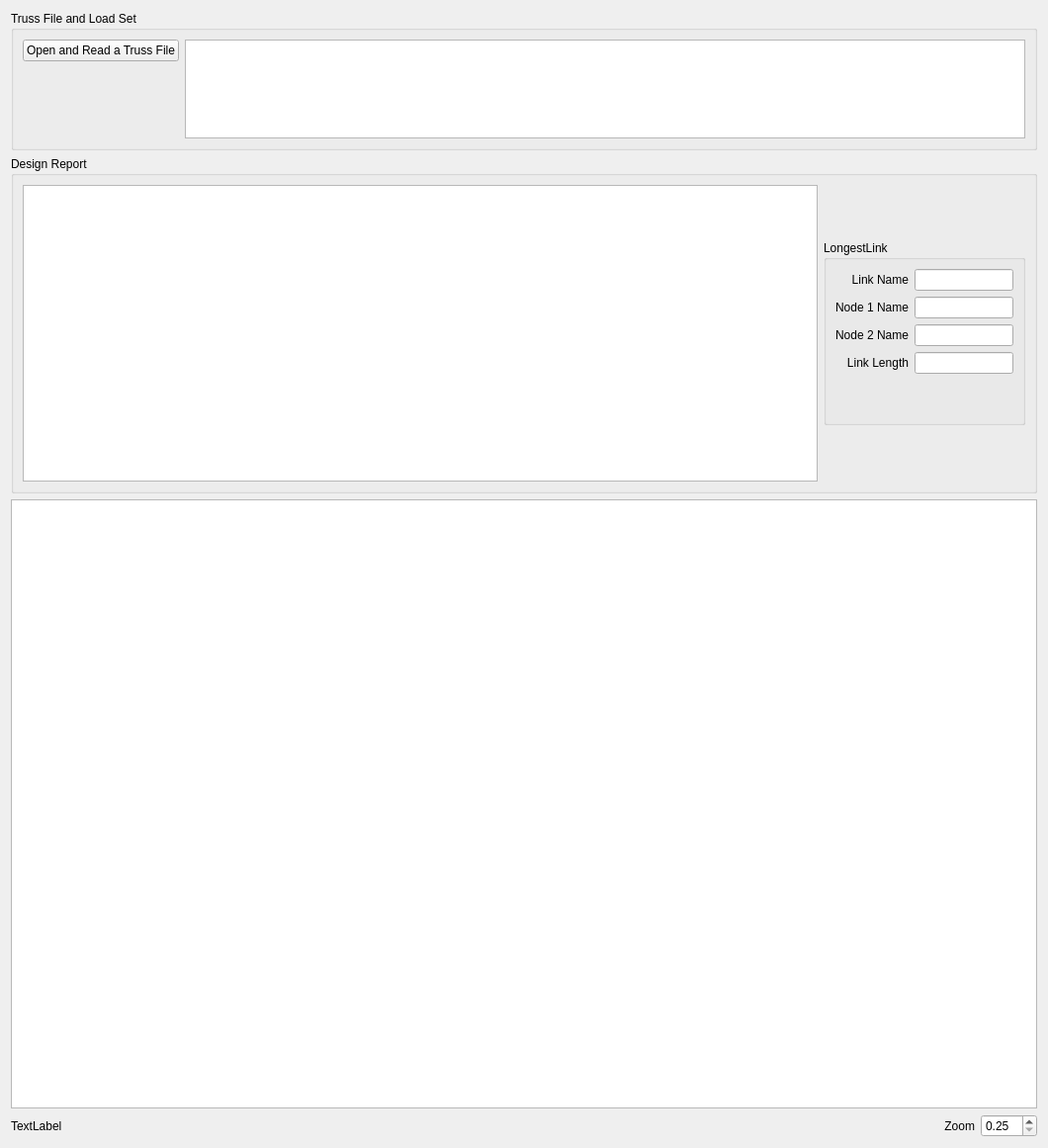
<?xml version="1.0" encoding="UTF-8"?>
<ui version="4.0">
 <class>TrussStructuralDesign</class>
 <widget class="QWidget" name="TrussStructuralDesign">
  <property name="geometry">
   <rect>
    <x>0</x>
    <y>0</y>
    <width>1060</width>
    <height>1161</height>
   </rect>
  </property>
  <property name="windowTitle">
   <string>Form</string>
  </property>
  <layout class="QVBoxLayout" name="verticalLayout">
   <item>
    <widget class="QGroupBox" name="grp_Load">
     <property name="title">
      <string>Truss File and Load Set</string>
     </property>
     <layout class="QHBoxLayout" name="horizontalLayout">
      <item alignment="Qt::AlignTop">
       <widget class="QPushButton" name="btn_Open">
        <property name="sizePolicy">
         <sizepolicy hsizetype="Fixed" vsizetype="Fixed">
          <horstretch>0</horstretch>
          <verstretch>0</verstretch>
         </sizepolicy>
        </property>
        <property name="text">
         <string>Open and Read a Truss File</string>
        </property>
       </widget>
      </item>
      <item>
       <widget class="QTextEdit" name="te_Path">
        <property name="sizePolicy">
         <sizepolicy hsizetype="Preferred" vsizetype="Fixed">
          <horstretch>0</horstretch>
          <verstretch>0</verstretch>
         </sizepolicy>
        </property>
        <property name="minimumSize">
         <size>
          <width>700</width>
          <height>50</height>
         </size>
        </property>
        <property name="maximumSize">
         <size>
          <width>1000</width>
          <height>100</height>
         </size>
        </property>
        <property name="baseSize">
         <size>
          <width>500</width>
          <height>0</height>
         </size>
        </property>
       </widget>
      </item>
     </layout>
    </widget>
   </item>
   <item>
    <widget class="QGroupBox" name="grp_DesignReport">
     <property name="title">
      <string>Design Report</string>
     </property>
     <layout class="QHBoxLayout" name="horizontalLayout_2">
      <item>
       <widget class="QTextEdit" name="te_DesignReport">
        <property name="sizePolicy">
         <sizepolicy hsizetype="MinimumExpanding" vsizetype="Fixed">
          <horstretch>0</horstretch>
          <verstretch>0</verstretch>
         </sizepolicy>
        </property>
        <property name="minimumSize">
         <size>
          <width>300</width>
          <height>300</height>
         </size>
        </property>
        <property name="maximumSize">
         <size>
          <width>1000</width>
          <height>700</height>
         </size>
        </property>
       </widget>
      </item>
      <item>
       <widget class="QGroupBox" name="grp_LongestLink">
        <property name="sizePolicy">
         <sizepolicy hsizetype="Fixed" vsizetype="Fixed">
          <horstretch>0</horstretch>
          <verstretch>0</verstretch>
         </sizepolicy>
        </property>
        <property name="title">
         <string>LongestLink</string>
        </property>
        <layout class="QGridLayout" name="gridLayout">
         <item row="1" column="0" alignment="Qt::AlignRight">
          <widget class="QLabel" name="lbl_Node1Name">
           <property name="sizePolicy">
            <sizepolicy hsizetype="Fixed" vsizetype="Preferred">
             <horstretch>0</horstretch>
             <verstretch>0</verstretch>
            </sizepolicy>
           </property>
           <property name="text">
            <string>Node 1 Name</string>
           </property>
           <property name="alignment">
            <set>Qt::AlignRight|Qt::AlignTrailing|Qt::AlignVCenter</set>
           </property>
          </widget>
         </item>
         <item row="1" column="1">
          <widget class="QLineEdit" name="le_Node1Name">
           <property name="sizePolicy">
            <sizepolicy hsizetype="Fixed" vsizetype="Fixed">
             <horstretch>0</horstretch>
             <verstretch>0</verstretch>
            </sizepolicy>
           </property>
           <property name="minimumSize">
            <size>
             <width>50</width>
             <height>0</height>
            </size>
           </property>
           <property name="maximumSize">
            <size>
             <width>100</width>
             <height>16777215</height>
            </size>
           </property>
          </widget>
         </item>
         <item row="0" column="0" alignment="Qt::AlignRight">
          <widget class="QLabel" name="lbl_LinkName">
           <property name="sizePolicy">
            <sizepolicy hsizetype="Fixed" vsizetype="Preferred">
             <horstretch>0</horstretch>
             <verstretch>0</verstretch>
            </sizepolicy>
           </property>
           <property name="text">
            <string>Link Name</string>
           </property>
           <property name="alignment">
            <set>Qt::AlignRight|Qt::AlignTrailing|Qt::AlignVCenter</set>
           </property>
          </widget>
         </item>
         <item row="3" column="1">
          <widget class="QLineEdit" name="le_LinkLength">
           <property name="sizePolicy">
            <sizepolicy hsizetype="Fixed" vsizetype="Fixed">
             <horstretch>0</horstretch>
             <verstretch>0</verstretch>
            </sizepolicy>
           </property>
           <property name="minimumSize">
            <size>
             <width>50</width>
             <height>0</height>
            </size>
           </property>
           <property name="maximumSize">
            <size>
             <width>100</width>
             <height>16777215</height>
            </size>
           </property>
          </widget>
         </item>
         <item row="3" column="0" alignment="Qt::AlignRight">
          <widget class="QLabel" name="lbl_LinkLength">
           <property name="sizePolicy">
            <sizepolicy hsizetype="Fixed" vsizetype="Preferred">
             <horstretch>0</horstretch>
             <verstretch>0</verstretch>
            </sizepolicy>
           </property>
           <property name="text">
            <string>Link Length</string>
           </property>
           <property name="alignment">
            <set>Qt::AlignRight|Qt::AlignTrailing|Qt::AlignVCenter</set>
           </property>
          </widget>
         </item>
         <item row="2" column="1">
          <widget class="QLineEdit" name="le_Node2Name">
           <property name="sizePolicy">
            <sizepolicy hsizetype="Fixed" vsizetype="Fixed">
             <horstretch>0</horstretch>
             <verstretch>0</verstretch>
            </sizepolicy>
           </property>
           <property name="minimumSize">
            <size>
             <width>50</width>
             <height>0</height>
            </size>
           </property>
           <property name="maximumSize">
            <size>
             <width>100</width>
             <height>16777215</height>
            </size>
           </property>
          </widget>
         </item>
         <item row="0" column="1">
          <widget class="QLineEdit" name="le_LinkName">
           <property name="sizePolicy">
            <sizepolicy hsizetype="Fixed" vsizetype="Fixed">
             <horstretch>0</horstretch>
             <verstretch>0</verstretch>
            </sizepolicy>
           </property>
           <property name="minimumSize">
            <size>
             <width>50</width>
             <height>0</height>
            </size>
           </property>
           <property name="maximumSize">
            <size>
             <width>100</width>
             <height>16777215</height>
            </size>
           </property>
          </widget>
         </item>
         <item row="2" column="0" alignment="Qt::AlignRight">
          <widget class="QLabel" name="lbl_Node2Name">
           <property name="sizePolicy">
            <sizepolicy hsizetype="Fixed" vsizetype="Preferred">
             <horstretch>0</horstretch>
             <verstretch>0</verstretch>
            </sizepolicy>
           </property>
           <property name="text">
            <string>Node 2 Name</string>
           </property>
           <property name="alignment">
            <set>Qt::AlignRight|Qt::AlignTrailing|Qt::AlignVCenter</set>
           </property>
          </widget>
         </item>
         <item row="4" column="0">
          <spacer name="verticalSpacer">
           <property name="orientation">
            <enum>Qt::Vertical</enum>
           </property>
           <property name="sizeHint" stdset="0">
            <size>
             <width>20</width>
             <height>40</height>
            </size>
           </property>
          </spacer>
         </item>
        </layout>
       </widget>
      </item>
     </layout>
    </widget>
   </item>
   <item>
    <widget class="QGraphicsView" name="gv_Main"/>
   </item>
   <item>
    <layout class="QHBoxLayout" name="horizontalLayout_3">
     <item alignment="Qt::AlignLeft">
      <widget class="QLabel" name="lbl_MousePos">
       <property name="sizePolicy">
        <sizepolicy hsizetype="Fixed" vsizetype="Preferred">
         <horstretch>0</horstretch>
         <verstretch>0</verstretch>
        </sizepolicy>
       </property>
       <property name="minimumSize">
        <size>
         <width>500</width>
         <height>0</height>
        </size>
       </property>
       <property name="maximumSize">
        <size>
         <width>1000</width>
         <height>16777215</height>
        </size>
       </property>
       <property name="text">
        <string>TextLabel</string>
       </property>
      </widget>
     </item>
     <item>
      <widget class="QLabel" name="lbl_Zoom">
       <property name="sizePolicy">
        <sizepolicy hsizetype="Fixed" vsizetype="Preferred">
         <horstretch>0</horstretch>
         <verstretch>0</verstretch>
        </sizepolicy>
       </property>
       <property name="text">
        <string>Zoom</string>
       </property>
       <property name="alignment">
        <set>Qt::AlignRight|Qt::AlignTrailing|Qt::AlignVCenter</set>
       </property>
      </widget>
     </item>
     <item>
      <widget class="QDoubleSpinBox" name="spnd_Zoom">
       <property name="sizePolicy">
        <sizepolicy hsizetype="Fixed" vsizetype="Fixed">
         <horstretch>0</horstretch>
         <verstretch>0</verstretch>
        </sizepolicy>
       </property>
       <property name="minimum">
        <double>0.250000000000000</double>
       </property>
       <property name="maximum">
        <double>10.000000000000000</double>
       </property>
       <property name="singleStep">
        <double>0.250000000000000</double>
       </property>
      </widget>
     </item>
    </layout>
   </item>
  </layout>
 </widget>
 <resources/>
 <connections/>
</ui>
